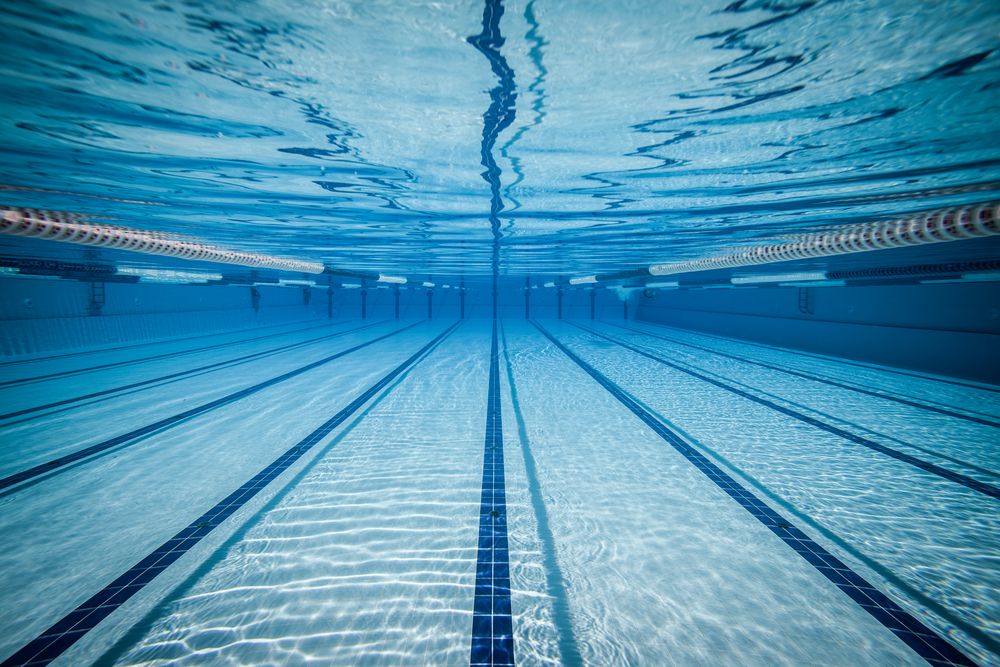
#> input picture BlueFilter/blue2.jpg, 1000 x 667 px, given in place of the camera
$ python ColorDetection.py
#> lines starting #> are read from the running program, lines starting #| are printed output that depends on the picture
import cv2
import numpy as np
from datetime import datetime
import matplotlib.pyplot as plt
import imutils
from collections import deque
import argparse
from matplotlib import cm
from matplotlib.ticker import LinearLocator
"""
10 100 100
0 100 100

"""


def empty(a):
    pass

#fig, ax = plt.subplots(subplot_kw={"projection": "3d"})
cap = cv2.VideoCapture(0)
cv2.namedWindow("HSV")
cv2.resizeWindow("HSV", 640, 480)
cv2.createTrackbar("HUE Min", 'HSV', 0, 179, empty)
cv2.createTrackbar("HUE Max", 'HSV', 179, 179, empty)
cv2.createTrackbar("SAT Min", 'HSV', 0, 255, empty)
cv2.createTrackbar("SAT Max", 'HSV', 255, 255, empty)
cv2.createTrackbar("VALUE Min", 'HSV', 0, 255, empty)
cv2.createTrackbar("VALUE Max", 'HSV', 255, 255, empty)
cv2.createTrackbar("HUE2 Min", 'HSV', 0, 179, empty)
cv2.createTrackbar("HUE2 Max", 'HSV', 179, 179, empty)
cv2.createTrackbar("SAT2 Min", 'HSV', 0, 255, empty)
cv2.createTrackbar("SAT2 Max", 'HSV', 255, 255, empty)
cv2.createTrackbar("VALUE2 Min", 'HSV', 0, 255, empty)
cv2.createTrackbar("VALUE2 Max", 'HSV', 255, 255, empty)
height = 516
width = 516
blank_image = np.zeros((height, width, 3), np.uint8)
x=np.arange(0,width,1)
y=np.arange(0,height,1)
s = (height,width)
X, Y = np.meshgrid(x, y)
z = np.zeros(s)
Z = z.reshape(X.shape)
now = datetime.now()
# heat_map_list={0:[0,0,0],1:[1,0,0],2:[2,0,0],3:[3,0,0],4:[4,0,0],5:[5,0,0],6:[6,0,0],7:[7,0,0],8:[7,0,0],9:[9,0,0]}

n = 0
while True:
    ret, frame = cap.read()
#> frame is the input picture: shape (667, 1000, 3); mean B, G, R 178.4, 146.7, 74.8
    frame = cv2.GaussianBlur(frame, (11, 11), 0)
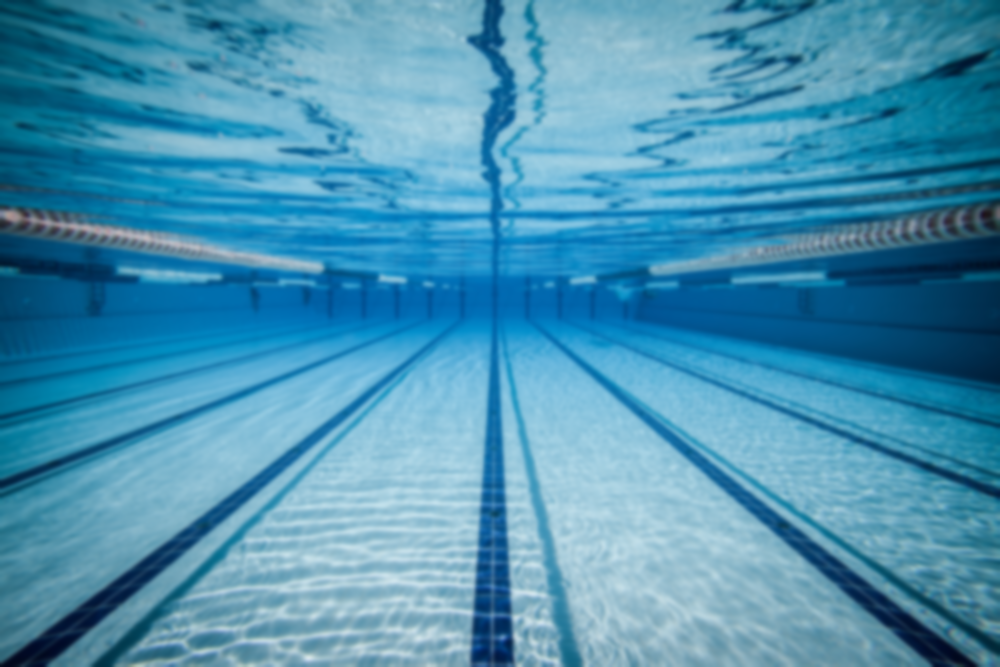
#> frame: shape (667, 1000, 3); mean B, G, R 178.4, 146.8, 74.8
    #frame = cv2.medianBlur(frame, 5)
    # frame=cv2.blur(frame,(10,10))
    hsv_frame = cv2.cvtColor(frame, cv2.COLOR_BGR2HSV)
#> hsv_frame: shape (667, 1000, 3); mean H, S, V 99.1, 157.3, 178.4

    h_min = cv2.getTrackbarPos("HUE Min", "HSV")
    h_max = cv2.getTrackbarPos("HUE Max", "HSV")
    s_min = cv2.getTrackbarPos("SAT Min", "HSV")
    s_max = cv2.getTrackbarPos("SAT Max", "HSV")
    v_min = cv2.getTrackbarPos("VALUE Min", "HSV")
    v_max = cv2.getTrackbarPos("VALUE Max", "HSV")
    h_min2 = cv2.getTrackbarPos("HUE2 Min", "HSV")
    h_max2 = cv2.getTrackbarPos("HUE2 Max", "HSV")
    s_min2 = cv2.getTrackbarPos("SAT2 Min", "HSV")
    s_max2 = cv2.getTrackbarPos("SAT2 Max", "HSV")
    v_min2 = cv2.getTrackbarPos("VALUE2 Min", "HSV")
    v_max2 = cv2.getTrackbarPos("VALUE2 Max", "HSV")

    # [10 lines of commented-out code are left out]
    mask1 = cv2.inRange(hsv_frame, (0, 123, 20), (7, 255, 255))
#> mask1: shape (667, 1000); every value is 0
    mask2 = cv2.inRange(hsv_frame, (163, 123, 20), (180, 255, 255))

    ## Merge the mask and crop the red regions
    mask = cv2.bitwise_or(mask1, mask2)
    mask = cv2.erode(mask, None, iterations=2)
    mask = cv2.dilate(mask, None, iterations=2)
    red = cv2.bitwise_and(frame, frame, mask=mask)
#> red: shape (667, 1000, 3); every value is 0

    cnts = cv2.findContours(mask.copy(), cv2.RETR_EXTERNAL,
                            cv2.CHAIN_APPROX_SIMPLE)
#> cnts = 0 contours
    cnts = imutils.grab_contours(cnts)
#> cnts = []
    center = None

    # only proceed if at least one contour was found
    if len(cnts) > 0:
        # find the largest contour in the mask, then use
        # it to compute the minimum enclosing circle and
        # centroid
        c = max(cnts, key=cv2.contourArea)
        ((x, y), radius) = cv2.minEnclosingCircle(c)
        M = cv2.moments(c)
        center = (int(M["m10"] / M["m00"]), int(M["m01"] / M["m00"]))
        # only proceed if the radius meets a minimum size
        if radius > 10:
            # draw the circle and centroid on the frame,
            # then update the list of tracked points
            cv2.circle(red, (int(x), int(y)), int(radius),
                       (0, 255, 255), 2)
            cv2.circle(red, center, 5, (0, 0, 255), -1)
    # [6 lines of commented-out code are left out]
    cv2.imshow("Red Mask", red)
    k = cv2.waitKey(1) & 0xff
#> (key Esc is pressed here)
    # Exit code if ESC is pressed
    if k == 27:
        break
cap.release()
cv2.destroyAllWindows()
def createList(n):
    lst = []
    for i in range(n+1):
        lst.append(i)
    return(lst)

# Plot the surface.
#surf = ax.plot_surface(X, Y, Z, cmap=cm.coolwarm,
 #                      linewidth=0, antialiased=False)


# Add a color bar which maps values to colors.
#fig.colorbar(surf, shrink=0.5, aspect=5)
plt.plot(x, z)
plt.show()
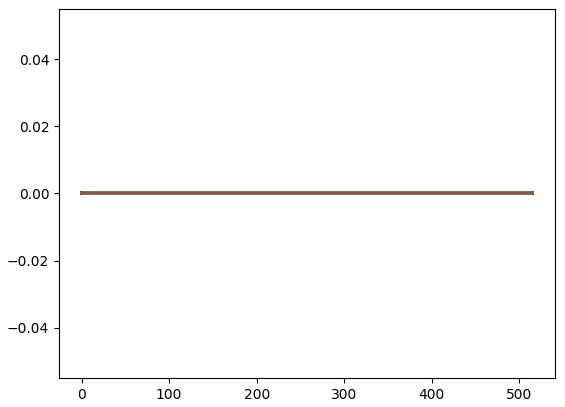
#> figure drawn by matplotlib, 1 panel
"""img = cv2.imread('circles.jpg')
img_gray=cv2.cvtColor(img, cv2.COLOR_BGR2GRAY)
img_hsv = cv2.cvtColor(img, cv2.COLOR_BGR2HSV)

## Gen lower mask (0-5) and upper mask (175-180) of RED
#mask1 = cv2.inRange(img_hsv, (0, 155, 84), (5, 255, 255))
#mask2 = cv2.inRange(img_hsv, (161, 155, 84), (180, 255, 255))
mask1 = cv2.inRange(img_hsv, (0, 145, 20), (5, 255, 255))
mask2 = cv2.inRange(img_hsv, (175, 145, 20), (180, 255, 255))
## Merge the mask and crop the red regions
mask = cv2.bitwise_or(mask1, mask2 )
red = cv2.bitwise_and(img, img, mask=mask)
mask = cv2.GaussianBlur(mask, (9, 9), 0)
detected_circles = cv2.HoughCircles(mask,
                                    cv2.HOUGH_GRADIENT, 1, 20, param1=50,
                                    param2=30, minRadius=1, maxRadius=100)

# Draw circles that are detected.
if detected_circles is not None:

    # Convert the circle parameters a, b and r to integers.
    detected_circles = np.uint16(np.around(detected_circles))

    for pt in detected_circles[0, :]:
        a, b, r = pt[0], pt[1], pt[2]

        # Draw the circumference of the circle.
        cv2.circle(img, (a, b), r, (0, 255, 0), 2)

        # Draw a small circle (of radius 1) to show the center.
        cv2.circle(img, (a, b), 1, (0, 0, 255), 3)
cv2.imshow('img',img)

cv2.waitKey(0)
cv2.destroyAllWindows()"""
